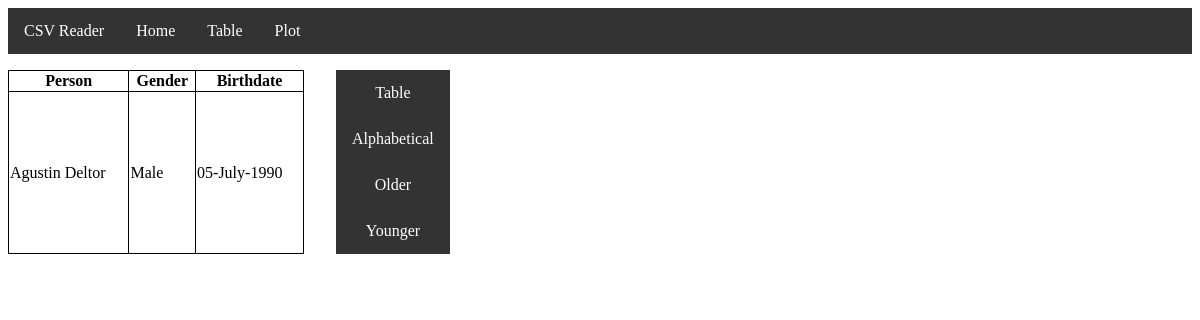
/table, run on an earlier commit of the app's database.
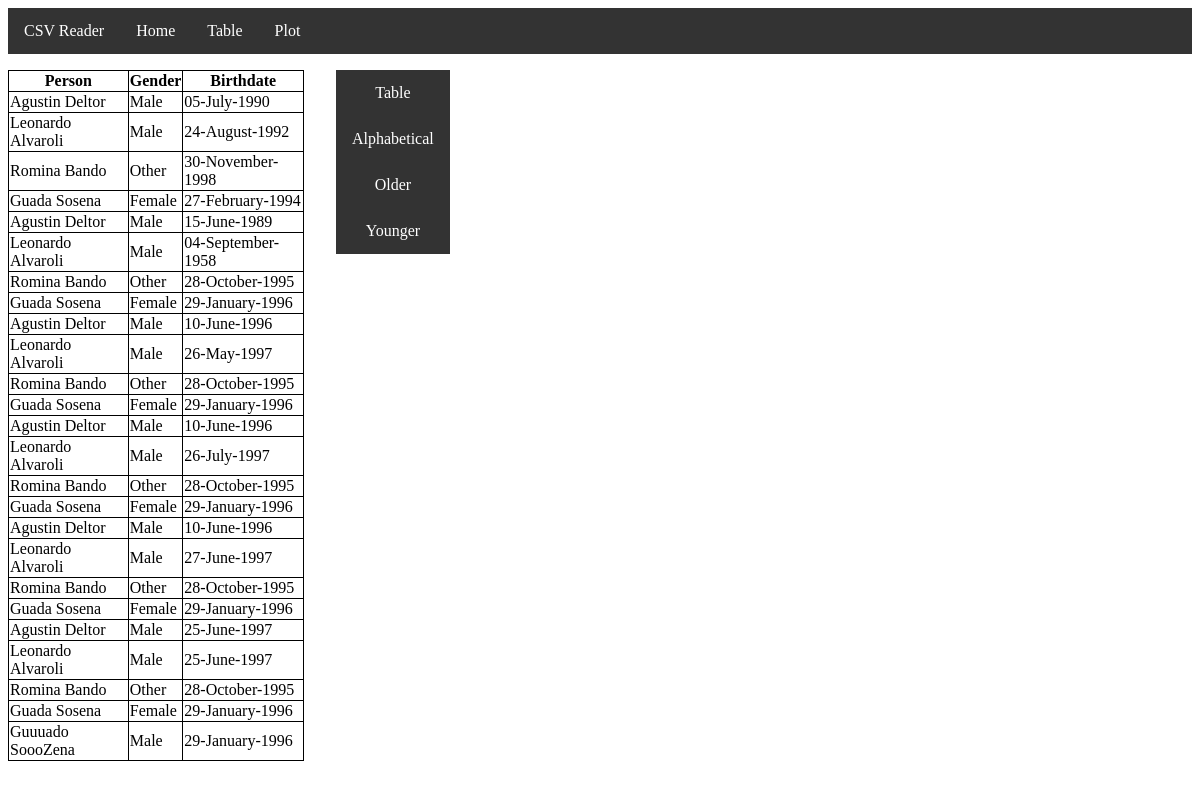
And on a later commit of the database.
### gview/models.py (models this page shows)
class Person(models.Model):
    name = models.CharField(max_length=128)
    birthdate = models.DateTimeField()
    created_at = models.DateTimeField(auto_now_add=True)
    updated_at = models.DateTimeField(auto_now=True)
    class Gender(models.TextChoices):
        MALE = 'M', _('Male')
        FEMALE = 'F', _('Female')
        OTHER = 'O', _('Other')
    gender = models.CharField(max_length=1, choices= Gender.choices)
    def __str__(self):
        return self.name
    def getGender(self):
        return Person.Gender(self.gender).label
    def getBirthdate(self):
        return self.birthdate.strftime("%d-%B-%Y")

### gview/views.py (the view)
# urls.py: path('table', views.idListView.as_view(), name='Table'),
class idListView(View):
    def get(self, request):
        data = Person.objects.all()
        return render(request, 'table.html', {'data': data})

### templates/table.html (shortened to what this page needs)
{% load static %}
{% include 'navbar.html' %}
<html>
<head>
</head>
    <font size="2" face="Tahoma" >
    <div class="upper">
        <table class="tabla" border="1"; width="25%";>
            <thead>
                <th>Person</th>
                <th>Gender</th>
                <th>Birthdate</th>
            </thead>
            {% for k in data  %}
            <tr>
                <td>{{k}}</td>
                <td>{{k.getGender}}</td>
                <td>{{k.getBirthdate}}</td>
            </tr>
            {% endfor %}
        </table>
        <div class="botones">
            <a class="form-submit-button" href="table">Table</a>
            <a href="alphabetical">Alphabetical</a>
            <a href="older">Older</a>
            <a href="younger">Younger</a>
        </div>
    </div>
    </font>
</html>

### templates/navbar.html (shortened to what this page needs)
<html>
<head>
<body>
<div class="container">
<nav class="navbar navbar-dfault navbar-inverse">
    <div class="container-fluid">
        <div class="navbar-header">
          CSV Reader
        </div>
        <ul class="nav navbar-nav">
        <li><a href="/">Home</a></li>
        <li><a href="table">Table</a></li>
        <div class="dropdown">
            <button class="dropbtn">Plot
            </button>
        </div>
        </ul>
</body>
</head>
</html>

### templates/navbar.html (style rules this page uses)
ul { list-style-type: none; margin: 0; padding: 0; overflow: hidden; background-color: #333; }
li { float: left; }
li a { display: block; color: white; text-align: center; padding: 14px 16px; text-decoration: none; }
.navbar { overflow: hidden; }
.navbar a { float: left; font-size: 16px; color: white; text-align: center; padding: 14px 16px; text-decoration: none; }
.dropdown { float: left; overflow: hidden; }
.dropdown .dropbtn { font-size: 16px; border: none; outline: none; color: white; padding: 14px 16px; background-color: inherit; font-family: inherit; margin: 0; }
.navbar-header { background-color: #333; float: left; font-size: 16px; color: white; text-align: center; padding: 14px 16px; text-decoration: none; -webkit-touch-callout: none; -webkit-user-select: none; -khtml-user-select: none; -moz-user-select: none; -ms-user-select: none; user-select: none; }

### templates/table.html (style rules this page uses)
table, th, td { border: 1px solid black; border-collapse: collapse; }
.botones { display: flex; flex-direction: column; width: auto ; }
.botones > a { background-color: #333 }
.upper { display: flex; flex-direction: row; width: auto; }
.upper > * { margin-right: 2rem ; }

What changed in the data, as far as the page shows it:
added Person: name "Leonardo Alvaroli", getGender "Male", getBirthdate "24-August-1992"
added Person: name "Romina Bando", getGender "Other", getBirthdate "30-November-1998"
added Person: name "Guada Sosena", getGender "Female", getBirthdate "27-February-1994"
added Person: name "Agustin Deltor", getGender "Male", getBirthdate "15-June-1989"
added Person: name "Leonardo Alvaroli", getGender "Male", getBirthdate "04-September-1958"
added Person: name "Romina Bando", getGender "Other", getBirthdate "28-October-1995"
added Person: name "Guada Sosena", getGender "Female", getBirthdate "29-January-1996"
added Person: name "Agustin Deltor", getGender "Male", getBirthdate "10-June-1996"
added Person: name "Leonardo Alvaroli", getGender "Male", getBirthdate "26-May-1997"
added Person: name "Romina Bando", getGender "Other", getBirthdate "28-October-1995"
added Person: name "Guada Sosena", getGender "Female", getBirthdate "29-January-1996"
added Person: name "Agustin Deltor", getGender "Male", getBirthdate "10-June-1996"
added Person: name "Leonardo Alvaroli", getGender "Male", getBirthdate "26-July-1997"
added Person: name "Romina Bando", getGender "Other", getBirthdate "28-October-1995"
added Person: name "Guada Sosena", getGender "Female", getBirthdate "29-January-1996"
added Person: name "Agustin Deltor", getGender "Male", getBirthdate "10-June-1996"
added Person: name "Leonardo Alvaroli", getGender "Male", getBirthdate "27-June-1997"
added Person: name "Romina Bando", getGender "Other", getBirthdate "28-October-1995"
added Person: name "Guada Sosena", getGender "Female", getBirthdate "29-January-1996"
added Person: name "Agustin Deltor", getGender "Male", getBirthdate "25-June-1997"
added Person: name "Leonardo Alvaroli", getGender "Male", getBirthdate "25-June-1997"
added Person: name "Romina Bando", getGender "Other", getBirthdate "28-October-1995"
added Person: name "Guada Sosena", getGender "Female", getBirthdate "29-January-1996"
added Person: name "Guuuado SoooZena", getGender "Male", getBirthdate "29-January-1996"
